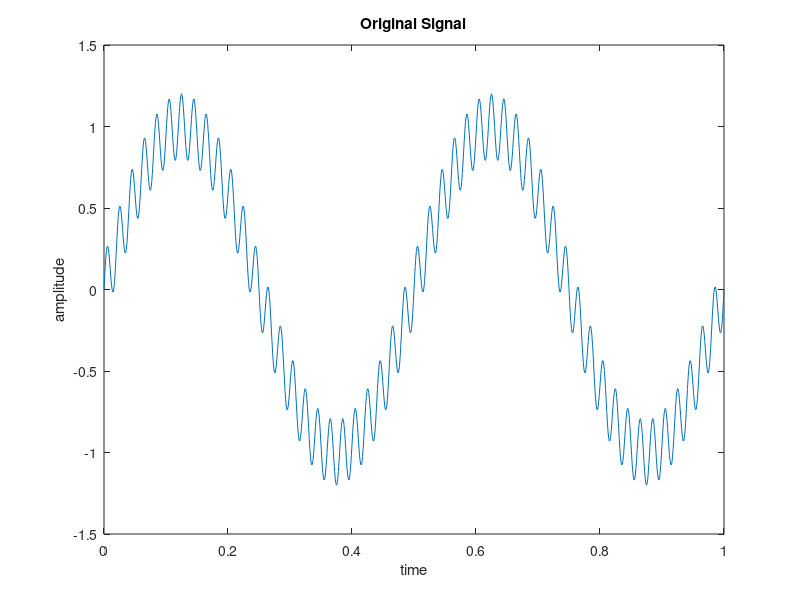
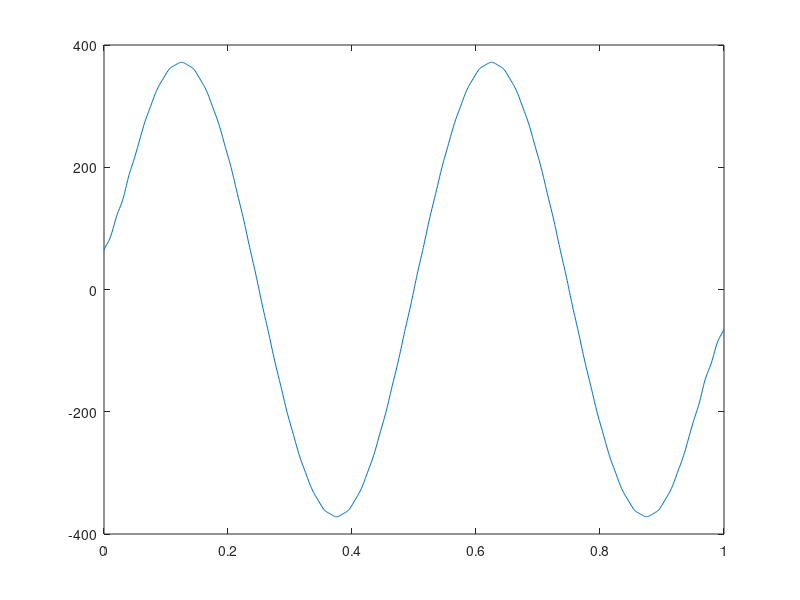
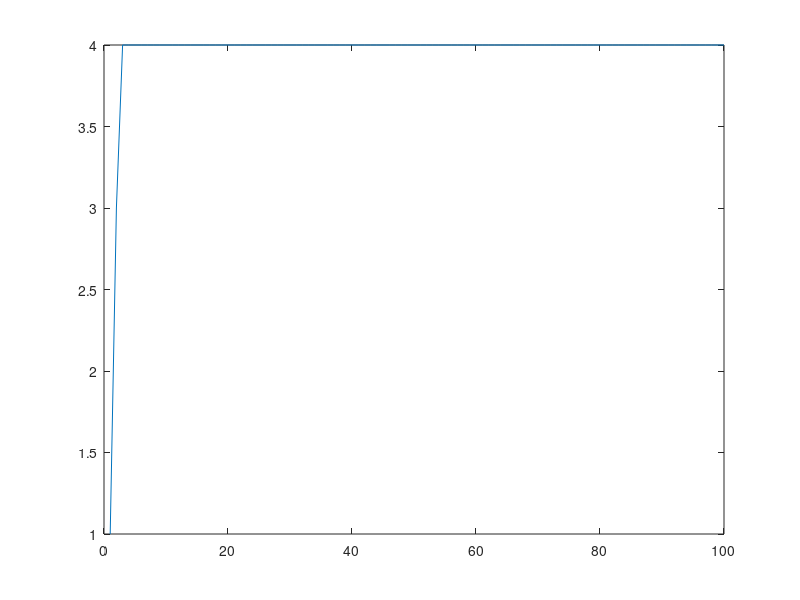

These figures' MATLAB source, in order:

% Define parameters
N = 1000;
dt = 1.0 / N;
t = 0:dt:1.0;

% Compute the original signal
f1 = 2.0;
f2 = 50.0;
A1 = 1.0;
A2 = 0.2;

signal = A1 * sin(2 * pi * f1 * t) + A2 * sin(2 * pi * f2 * t);

% Plot the original signal
figure;
plot(t, signal);
xlabel('time');
ylabel('amplitude');
title('Original Signal');

%Konvolusi
n = 100;
h = zeros(1, n);
h(1) = 1;
h(2) = 2;
h(3) = 1;
y = zeros(1, n);

for i = 1:n
    if i == 1
        y(i) = h(i);
    else
        y(i) = h(i) + 1 * y(i - 1);
    end
end
convole = conv(signal,y,"same");

figure;
plot(t, convole);
figure;
plot(y)
